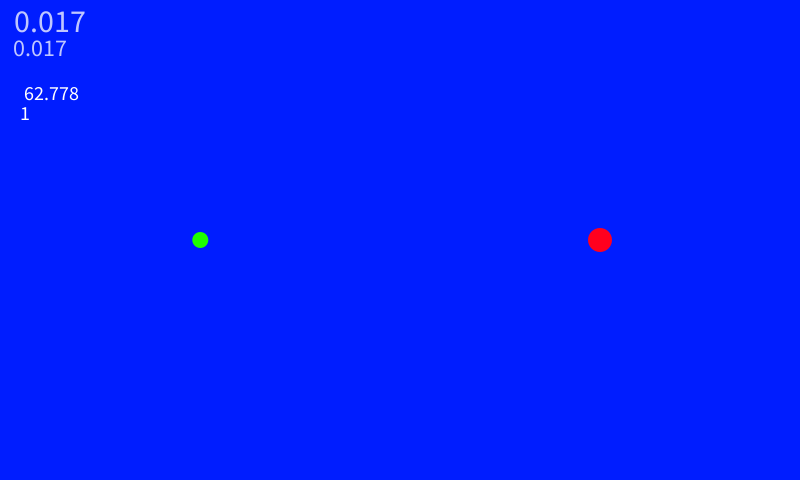
Frame 1 (no input)
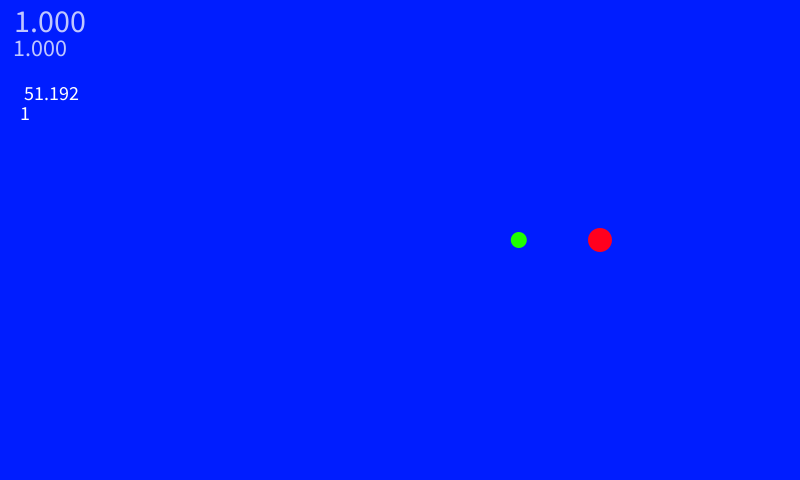
Frame 60 (the mouse pressed at the canvas centre just before this capture)
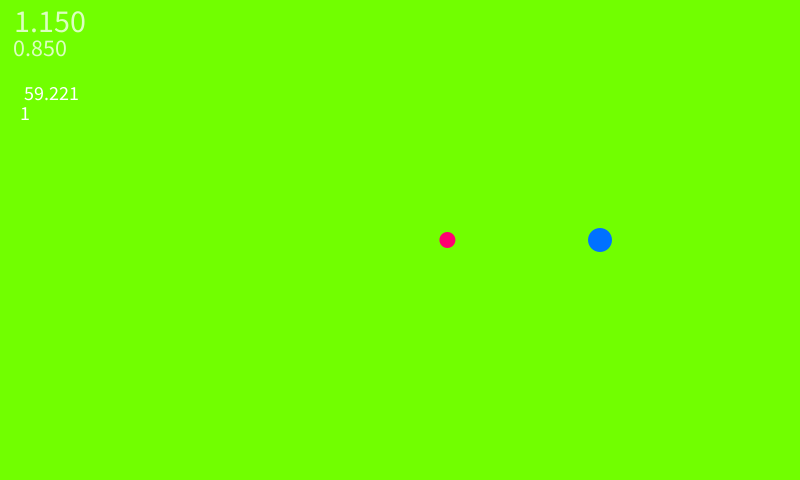
Frame 120 (the mouse held since frame 60 and released just before this capture)

The Processing sketch that drew these frames (run headless with seeded random() and noise(); from frame 60 on, the mouse is pressed at the canvas centre):

// Processing sketch: Thirteen
// ── Thirteen.pde
int startX, startY;
ArrayList<Enemy> enemies;
Actor actor;
int REF;
int BKG, ACT, ENM;
float highscore = 0;
PVector spawnPos;
int time, gap, timespan, foresee;

void setup()
{  
  //fullScreen();
  size(800,480);
  colorMode(HSB);
  
  setScreenDependency();
  
  enemies = new ArrayList<Enemy>();
  newGame();
}

void draw()
{
  background(BKG,255,255);
  timer();
  
  // SHOW SPAWN PLACE
  if (gap > foresee) 
  {
   noFill();
   stroke(ENM,255,255);
   strokeWeight(2);
   float siz = (timespan-gap)*SPAWN_AREA+ESIZE;
   ellipse(spawnPos.x,spawnPos.y,siz,siz);
  }
  
  
  
  // CICLE EVERY ENEMY AN CHECK CONDITIONS
  for (int i=0; i<enemies.size(); i++)
  {
    Enemy enemy = enemies.get(i);
    
    // CHECK OTHER ENEMIES FOR REBOUNCE
    for (int j=i+1; j<enemies.size(); j++)
    {
      Enemy nextenemy = enemies.get(j);
      if (enemy.isTouching(nextenemy)) enemy.bounce(nextenemy);
    }
    
    enemy.accelerate(actor);
    if (actor.isTouching(enemy)) newGame();
    enemy.display();
  }

  actor.display();
  
  if (SHOW_INFO) showInfo();
  // SHOW TOUCH ORIGIN
  if (actor.active && SHOW_TOUCH)
  {
    stroke(255);
    strokeWeight(1);
    noFill();
    ellipse(startX,startY,HS_DIM,HS_DIM);
    line(startX,startY,mouseX,mouseY);
  }
}

void timer()
{
  gap = ++time % (timespan);
  
  if (gap == foresee)
  {
    spawnPos.x = random(width);
    spawnPos.y = random(height);
  }
  if (gap == 0) enemies.add(new Enemy(spawnPos.x,spawnPos.y));
  
  // SHOW TIME AND HIGHSCORE
  float timer = time/float(FPS);
  fill(BKG,64,255);
  textSize(S_DIM);
  text(timer, S_DIM/3, HS_DIM+S_DIM);
  highscore = max(highscore, timer);  
  textSize(HS_DIM);
  text(highscore, S_DIM/3, HS_DIM);
  
}

void newGame()
{
  newPalette();
  background(BKG,255,255);
  if (height >= width)
  {
    actor = new Actor(width/2,3*height/4);
    spawnPos = new PVector(width/2, height/4);
  }
  else
  {
    actor = new Actor(3*width/4,height/2);
    spawnPos = new PVector(width/4, height/2);
  }
  enemies.clear();
  enemies.add(new Enemy(spawnPos.x,spawnPos.y));
  time = 0;
}



void mousePressed()
{
  actor.active = true;
  startX = mouseX;
  startY = mouseY;
}

void mouseReleased()
{
  actor.active = false;
}
// ── Actor.pde
class Actor
{  
  PVector pos;
  PVector vel;
  PVector acc;
  float size;
  boolean active = false;
  
  Actor(float x, float y)                // CREATE ACTOR AT GIVEN POSITION
  {
    size = ASIZE;
    pos = new PVector(x, y);
    vel = new PVector(0,0);
    acc = new PVector(0,0);
  }
  
  void display()
  {
    update();
    fill(color(ACT,255,255));
    noStroke();
    ellipse(pos.x, pos.y, size, size);
  }
  
  void update()
  {
    if (active)
    {
      acc.x = (mouseX - startX);
      acc.y = (mouseY - startY);
      acc.normalize();
      acc.mult(ACCMAX);

      vel.add(acc);
    }
    else acc.x = acc.y = 0;
    
    vel.mult(DAMP);
    pos.add(vel);
    
    if (pos.x < size/2) { pos.x = size/2; vel.x = -vel.x*BDAMP; }
    if (pos.x > width-size/2) { pos.x = width-size/2; vel.x = -vel.x*BDAMP; }
    if (pos.y < size/2) { pos.y = size/2; vel.y = -vel.y*BDAMP; }
    if (pos.y > height-size/2) { pos.y = height-size/2; vel.y = -vel.y*BDAMP; }
  }
  
  float distance(Enemy _obj)
  {
    return (((pos.x-_obj.pos.x)*(pos.x-_obj.pos.x))
               +((pos.y-_obj.pos.y)*(pos.y-_obj.pos.y)));
  }
  
  boolean isTouching(Enemy _obj)
  {
    if (distance(_obj) < (size/2+_obj.size/2)*(size/2+_obj.size/2))
      return true;
    else return false;
  }

}
// ── Enemy.pde
class Enemy
{  
  PVector pos;
  PVector vel;
  PVector acc;
  float size;
  
  Enemy(float sx, float sy)                    // CREATE ENEMY AT A GIVEN POSITION
  {
    size = ESIZE;
    pos = new PVector(sx,sy);
    vel = new PVector(0,0);
    acc = new PVector(0,0);
  }
  
  void display()
  {
    update();
    fill(color(ENM,255,255));
    noStroke();
    ellipse(pos.x, pos.y, size, size);
  }
  
  void update()
  {
    vel.add(acc);
    vel.mult(SPEED_DAMP);
    pos.add(vel);
    bounce();
  }
  
  float distance(Enemy _obj)
  {
    return (((pos.x-_obj.pos.x)*(pos.x-_obj.pos.x))
               +((pos.y-_obj.pos.y)*(pos.y-_obj.pos.y)));
  }
  
  float distance(Actor _obj)
  {
    return (((pos.x-_obj.pos.x)*(pos.x-_obj.pos.x))
               +((pos.y-_obj.pos.y)*(pos.y-_obj.pos.y)));
  }
  
  void accelerate(Actor _obj)
  { 
    acc = new PVector(_obj.pos.x - pos.x, _obj.pos.y - pos.y);
    acc.normalize();
    acc.mult(ACCELERATION);
  }
  
  boolean isTouching(Enemy _obj)                    
  {
    if (distance(_obj) < (size/2 + _obj.size/2)*(size/2 + _obj.size/2))
      return true;
    else return false;
  }
  
  void bounce()                          // BOUNCE FROM WALLS
  {
    if (pos.y+size/2 > height)
    {
      pos.y = height - size/2;
      vel.y = -vel.y;
    }
    if (pos.y-size/2 < 0)
    {
      pos.y = size/2;
      vel.y = -vel.y;
    }
    if (pos.x+size/2 > width)
    {
      pos.x = width - size/2;
      vel.x = -vel.x;
    }
    if (pos.x-size/2 < 0)
    {
      pos.x = size/2;
      vel.x = -vel.x;
    }    
  }
  
  void bounce(Enemy _obj)                        // BOUNCE FROM OTHER ENEMIES
  {
    PVector spd = new PVector(_obj.pos.x - pos.x, _obj.pos.y - pos.y);
    spd.normalize();
    spd.mult(REACTION);
    _obj.vel.add(spd);
    vel.x -= spd.x;
    vel.y -= spd.y;
  }
}
// ── Parameters.pde
// GAME

int LIFESPAN = 5;              // time (seconds) for new enemy to spawn
int FORECAST = 2;              // prevision time (seconds) before spawn
float HS_DIM = 15;             // highscore dimension (lower is bigger)
float S_DIM = 20;              // actual score dimension (lower is bigger)
float SPAWN_AREA = 0.01;       // initial size of prevision area (keep around 0.01)
int FPS = 60;

// ACTOR

float ACCMAX = 0.5;            // max acceleration
float DAMP = 0.985;            // speed dampening (per frame)
int ASIZE = 20;                // ball size (lower is bigger)
float BDAMP = 0.5;             // speed dampening from wall bounce
int ASHIFT = 85;               // hue shift from background

// ENEMIES

float ACCELERATION = 0.3;      // constant acceleration
float SPEED_DAMP = 0.97;       // speed dampening (per frame)
int REACTION = 60;             // force of rebounce (lower is bigger)
int ESIZE = 30;                // ball size (lower is bigger)
int ESHIFT = 170;              // hue shift from background

// DEBUG

boolean SHOW_INFO = true;
boolean SHOW_TOUCH = true;
int INFO_SIZE = 20;
PVector INFO_POSITION = new PVector(20, 100);
color INFO_COLOR = color(255,255,255);




// SET PARAMETERS DEPENDENCIES FROM SCREEN SIZE
 
void setScreenDependency()
{
  REF = min(height,width);
  ESIZE = REF/ESIZE;            
  ASIZE = REF/ASIZE;
  REACTION = REF/REACTION;
  HS_DIM = REF/HS_DIM;
  S_DIM = REF/S_DIM;
  SPAWN_AREA = REF*SPAWN_AREA;
  timespan = FPS*LIFESPAN;
  foresee = FPS*(LIFESPAN-FORECAST);
}

// GENERATE A NEW COLOR PALETTE

void newPalette()
{
  BKG = floor(random(256));
  ACT = (BKG+ASHIFT)%255;
  ENM = (BKG+ESHIFT)%255;
}

void showInfo()
{
  textSize(INFO_SIZE);
  fill(INFO_COLOR);
  text(frameRate, INFO_POSITION.x, INFO_POSITION.y);
  text(enemies.size(), INFO_POSITION.x, INFO_POSITION.y + INFO_SIZE);
}
